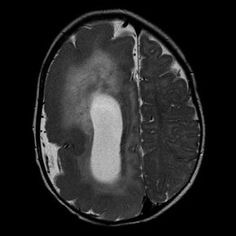
#> input picture Glioma/Te-gl_106.jpg, 236 x 236 px; its folder holds only this picture in this run
$ jupyter execute 01_segmentasi_glioma.ipynb   (shell and % lines are left out)
#> lines starting #> are read from the running program, lines starting #| are printed output that depends on the picture; after the words box and inside, x2 and y2 are one past the last pixel; in counts of white or black regions, pixels touching at a corner belong together
# Segmentasi Citra Glioma

Notebook ini melakukan segmentasi pada semua citra di folder `Glioma` menggunakan tiga metode:

- K-Means Clustering
- Fuzzy C-Means Clustering
- Gaussian Mixture Models

Hasil mask biner disimpan ke `Output/KMeans`, `Output/FCM`, dan `Output/GMM`. File overlay untuk pengecekan visual disimpan ke `Output/Overlay`.

## 1. Import Library

[cell 1]
from pathlib import Path
import warnings

import numpy as np
import pandas as pd
import matplotlib.pyplot as plt
from PIL import Image

from sklearn.cluster import KMeans
from sklearn.mixture import GaussianMixture

from scipy.ndimage import binary_fill_holes, distance_transform_edt
from skimage.color import rgb2gray
from skimage.exposure import equalize_adapthist
from skimage.filters import threshold_otsu
from skimage.measure import label, regionprops
from skimage.morphology import (
    binary_closing,
    binary_dilation,
    binary_opening,
    convex_hull_image,
    disk,
    remove_small_holes,
    remove_small_objects,
)
from skimage.segmentation import find_boundaries

warnings.filterwarnings("ignore", category=UserWarning)

## 2. Konfigurasi

Jika hasil segmentasi belum sesuai, parameter yang paling sering perlu disesuaikan adalah `N_CLUSTERS`, `CLUSTER_SELECTION`, `SKULL_STRIP_EROSION_RATIO`, dan batas connected component tumor.

[cell 2]
DATA_DIR = Path("Glioma")
OUTPUT_DIR = Path("Output")

MASK_DIRS = {
    "KMeans": OUTPUT_DIR / "KMeans",
    "FCM": OUTPUT_DIR / "FCM",
    "GMM": OUTPUT_DIR / "GMM",
}
OVERLAY_DIR = OUTPUT_DIR / "Overlay"

IMAGE_EXTENSIONS = {".jpg", ".jpeg", ".png", ".tif", ".tiff", ".bmp"}

# Jumlah cluster untuk setiap metode.
N_CLUSTERS = 4

# Strategi pemilihan cluster hasil segmentasi.
# Pilihan: "tumor_like", "brightest", "darkest", "largest", "smallest".
# tumor_like menilai setiap cluster berdasarkan komponen yang compact, terang, dan jauh dari skull/border.
CLUSTER_SELECTION = "tumor_like"

# Fuzzy C-Means.
FCM_M = 2.0
FCM_MAX_ITER = 200
FCM_TOL = 1e-5

# Pra-pemrosesan, skull stripping, dan cleanup mask.
USE_CLAHE = True
USE_SPATIAL_FEATURES = False
SPATIAL_WEIGHT = 0.15

# Radius erosi head mask untuk membuang tengkorak/ring luar.
SKULL_STRIP_EROSION_RATIO = 0.035
SKULL_STRIP_MIN_EROSION = 8
SKULL_STRIP_MAX_EROSION = 18

# Batas komponen tumor kandidat.
MIN_OBJECT_AREA_RATIO = 0.0015
MIN_HOLE_AREA_RATIO = 0.001
MAX_TUMOR_AREA_RATIO = 0.08
MAX_TUMOR_COMPONENTS = 1
MIN_COMPONENT_SOLIDITY = 0.25
MIN_COMPONENT_EXTENT = 0.15
MIN_COMPONENT_INTENSITY_PERCENTILE = 60
KEEP_LARGEST_COMPONENT = False

# Post-processing akhir mask tumor: sambung celah kontur luar lalu isi hole internal.
# Radius 8 membantu kasus seperti Te-gl_62, saat bagian luar hampir tersambung.
FILL_TUMOR_HOLES = True
TUMOR_OUTER_CONNECT_RADIUS = 8

# Refinement global untuk memperluas mask awal pada area tumor terang yang masih terpotong.
# Refinement memakai ROI lokal dari hull mask awal, threshold Otsu citra asli, dan komponen
# yang overlap dengan seed agar tidak bergantung pada nama sampel tertentu.
ENABLE_GLOBAL_REFINEMENT = True
GLOBAL_REFINEMENT_DILATION_RADIUS = 16
GLOBAL_REFINEMENT_THRESHOLD = "otsu"

RANDOM_STATE = 42

for path in [*MASK_DIRS.values(), OVERLAY_DIR]:
    path.mkdir(parents=True, exist_ok=True)

## 3. Fungsi Bantu

[cell 3]
def list_images(data_dir: Path) -> list[Path]:
    return sorted(
        path for path in data_dir.iterdir()
        if path.is_file() and path.suffix.lower() in IMAGE_EXTENSIONS
    )


def load_rgb_image(path: Path) -> np.ndarray:
    return np.asarray(Image.open(path).convert("RGB"))
#> returned value is the input picture: shape (236, 236, 3); min 0, max 208, mean 36.7


def normalize_image(image: np.ndarray) -> np.ndarray:
    image = image.astype(np.float64)
    return (image - image.min()) / (image.max() - image.min() + 1e-12)
#> returned value: shape (236, 236) float64


def to_gray_image(rgb: np.ndarray) -> np.ndarray:
    return normalize_image(rgb2gray(rgb))


def preprocess_image(gray: np.ndarray) -> np.ndarray:
    processed = normalize_image(gray)
    if USE_CLAHE:
        processed = equalize_adapthist(processed, clip_limit=0.03)
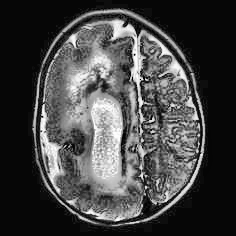
#> processed: shape (236, 236) float64; min 0, max 1, mean 0.272
        processed = normalize_image(processed)
    return processed


def keep_largest_region(mask: np.ndarray) -> np.ndarray:
    labeled = label(mask)
    regions = regionprops(labeled)
    if not regions:
        return mask
    largest = max(regions, key=lambda region: region.area)
    return labeled == largest.label


def estimate_brain_mask(gray: np.ndarray) -> np.ndarray:
    # Head mask dibuat dari foreground non-hitam, lalu dierosi berdasarkan distance transform.
    # Erosi ini membuang ring tengkorak dan area luar otak sebelum clustering dilakukan.
    positive_pixels = gray[gray > 0.01]
    if positive_pixels.size == 0:
        return np.ones_like(gray, dtype=bool)

    try:
        otsu_threshold = threshold_otsu(positive_pixels)
#> otsu_threshold = 0.474
    except ValueError:
        otsu_threshold = float(np.percentile(positive_pixels, 10))

    low_threshold = max(0.02, min(float(np.percentile(positive_pixels, 10)), otsu_threshold * 0.45))
#> low_threshold = 0.13
    head_mask = gray > low_threshold
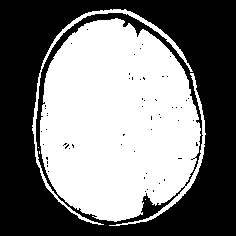
#> head_mask: shape (236, 236) bool; 48.5% white; 5 white regions (3 under 20 px), largest, box (x1, y1, x2, y2) and area: (40, 18, 206, 226) 25756, (32, 9, 193, 225) 1248
    head_mask = binary_closing(head_mask, disk(5))
#> head_mask: shape (236, 236) bool; 53.1% white; 2 black regions, box (x1, y1, x2, y2) and area: (0, 0, 236, 236) 25951, (142, 203, 157, 217) 153
    head_mask = binary_fill_holes(head_mask)
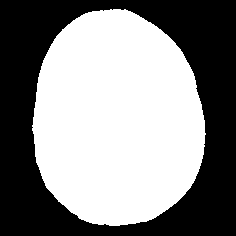
#> head_mask: shape (236, 236) bool; 53.4% white; 1 black region, box (x1, y1, x2, y2) and area: (0, 0, 236, 236) 25951
    head_mask = remove_small_objects(head_mask, min_size=max(64, int(gray.size * 0.02)))
    head_mask = remove_small_holes(head_mask, area_threshold=max(64, int(gray.size * 0.03)))
    head_mask = keep_largest_region(head_mask)
#> in keep_largest_region, `regions = regionprops(labeled)`: regions = 1 regions; box (x1, y1, x2, y2) and area: (32, 9, 206, 226) 29745

    erosion_radius = int(
        np.clip(
            round(min(gray.shape) * SKULL_STRIP_EROSION_RATIO),
            SKULL_STRIP_MIN_EROSION,
            SKULL_STRIP_MAX_EROSION,
        )
    )
    distance_map = distance_transform_edt(head_mask)
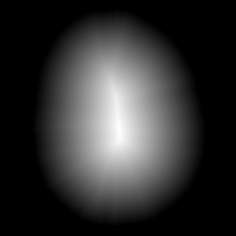
#> distance_map: shape (236, 236) float64; min 0, max 85.84, mean 16.8; drawn with min black and max white
    brain_core = distance_map > erosion_radius
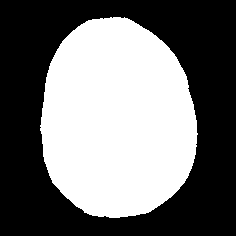
#> brain_core: shape (236, 236) bool; 45% white; 1 white region, box (x1, y1, x2, y2) and area: (40, 17, 198, 218) 25088
    brain_core = binary_opening(brain_core, disk(2))
#> brain_core: shape (236, 236) bool; 45% white; 1 white region, box (x1, y1, x2, y2) and area: (40, 17, 198, 218) 25087
    brain_core = binary_closing(brain_core, disk(4))
    brain_core = remove_small_objects(brain_core, min_size=max(64, int(gray.size * 0.02)))
    brain_core = remove_small_holes(brain_core, area_threshold=max(64, int(gray.size * 0.03)))
    brain_core = keep_largest_region(brain_core)
#> in keep_largest_region (call 2), `regions = regionprops(labeled)`: regions = 1 regions; box (x1, y1, x2, y2) and area: (40, 17, 198, 218) 25087

    if brain_core.sum() < max(128, head_mask.sum() * 0.2):
        fallback_radius = max(4, erosion_radius // 2)
        brain_core = keep_largest_region(distance_map > fallback_radius)

    if brain_core.sum() < 32:
        return np.ones_like(gray, dtype=bool)
    return brain_core.astype(bool)


def make_features(gray: np.ndarray, valid_mask: np.ndarray) -> tuple[np.ndarray, np.ndarray]:
    rows, cols = np.where(valid_mask)
    intensity = gray[valid_mask].reshape(-1, 1)

    if not USE_SPATIAL_FEATURES:
        return intensity, np.column_stack([rows, cols])

    y = rows / max(1, gray.shape[0] - 1)
    x = cols / max(1, gray.shape[1] - 1)
    spatial = np.column_stack([y, x]) * SPATIAL_WEIGHT
    features = np.column_stack([intensity, spatial])
    return features, np.column_stack([rows, cols])


# [21 lines left out: function select_cluster, not called in this run]


def labels_to_mask(
    labels: np.ndarray,
    selected_cluster: int,
    coords: np.ndarray,
    shape: tuple[int, int],
) -> np.ndarray:
    mask = np.zeros(shape, dtype=bool)
    selected_coords = coords[labels == selected_cluster]
    mask[selected_coords[:, 0], selected_coords[:, 1]] = True
    return mask


def postprocess_mask(mask: np.ndarray, valid_mask: np.ndarray) -> np.ndarray:
    min_area = max(8, int(mask.size * MIN_OBJECT_AREA_RATIO))
    hole_area = max(8, int(mask.size * MIN_HOLE_AREA_RATIO))
    cleaned = mask & valid_mask
    cleaned = binary_opening(cleaned, disk(1))
    cleaned = binary_closing(cleaned, disk(2))
    cleaned = remove_small_objects(cleaned, min_size=min_area)
    cleaned = remove_small_holes(cleaned, area_threshold=hole_area)
    if KEEP_LARGEST_COMPONENT:
        cleaned = keep_largest_region(cleaned)
    return cleaned.astype(bool)


def finalize_tumor_mask(mask: np.ndarray, valid_mask: np.ndarray) -> np.ndarray:
    min_area = max(8, int(mask.size * MIN_OBJECT_AREA_RATIO))
    cleaned = mask & valid_mask

    if TUMOR_OUTER_CONNECT_RADIUS > 0:
        cleaned = binary_closing(cleaned, disk(TUMOR_OUTER_CONNECT_RADIUS))
        cleaned = cleaned & valid_mask

    if FILL_TUMOR_HOLES:
        cleaned = binary_fill_holes(cleaned)
        cleaned = cleaned & valid_mask

    cleaned = remove_small_objects(cleaned, min_size=min_area)
    if KEEP_LARGEST_COMPONENT:
        cleaned = keep_largest_region(cleaned)
    return cleaned.astype(bool)


def keep_components_overlapping_seed(mask: np.ndarray, seed: np.ndarray) -> np.ndarray:
    labeled = label(mask)
    overlapping_labels = np.unique(labeled[seed])
    overlapping_labels = overlapping_labels[overlapping_labels != 0]

    if overlapping_labels.size == 0:
        regions = regionprops(labeled)
        if not regions:
            return np.zeros_like(mask, dtype=bool)
        largest = max(regions, key=lambda region: region.area)
        return (labeled == largest.label).astype(bool)

    return np.isin(labeled, overlapping_labels).astype(bool)


def resolve_refinement_threshold(values: np.ndarray, threshold: str) -> float:
    if threshold == "otsu":
        try:
            return float(threshold_otsu(values))
        except ValueError:
            return float(np.percentile(values, 60))

    if threshold.startswith("p"):
        return float(np.percentile(values, float(threshold[1:])))

    return float(threshold)


def apply_global_refinement(mask: np.ndarray, raw_gray: np.ndarray) -> np.ndarray:
    if not ENABLE_GLOBAL_REFINEMENT or mask.sum() == 0:
        return mask.astype(bool)

    seed_hull = convex_hull_image(mask)
    roi = binary_dilation(seed_hull, disk(GLOBAL_REFINEMENT_DILATION_RADIUS))
    if not roi.any():
        return mask.astype(bool)

    threshold = resolve_refinement_threshold(raw_gray[roi], GLOBAL_REFINEMENT_THRESHOLD)
    refined = (raw_gray >= threshold) & roi
    refined = keep_components_overlapping_seed(refined, mask)
    refined = binary_closing(refined, disk(2))
    refined = binary_fill_holes(refined)
    refined = remove_small_objects(
        refined,
        min_size=max(20, int(mask.size * MIN_OBJECT_AREA_RATIO)),
    )

    if refined.sum() == 0:
        return mask.astype(bool)
    return refined.astype(bool)


def score_and_select_tumor_components(
    mask: np.ndarray,
    raw_gray: np.ndarray,
    valid_mask: np.ndarray,
) -> tuple[np.ndarray, float]:
    labeled = label(mask)
    regions = regionprops(labeled, intensity_image=raw_gray)
    if not regions:
        return np.zeros_like(mask, dtype=bool), -np.inf

    valid_intensities = raw_gray[valid_mask]
    min_area = max(20, int(mask.size * MIN_OBJECT_AREA_RATIO))
    max_area = max(min_area + 1, int(valid_mask.sum() * MAX_TUMOR_AREA_RATIO))
    p_min = np.percentile(valid_intensities, MIN_COMPONENT_INTENSITY_PERCENTILE)
    p_high = np.percentile(valid_intensities, 95)
    distance_map = distance_transform_edt(valid_mask)
    max_distance = distance_map.max() + 1e-12

    scored_regions = []
    for region in regions:
        area = region.area
        bbox_area = (region.bbox[2] - region.bbox[0]) * (region.bbox[3] - region.bbox[1])
        extent = area / (bbox_area + 1e-12)
        solidity = region.solidity
        mean_intensity = float(region.mean_intensity)

        if area < min_area or area > max_area:
            continue
        if extent < MIN_COMPONENT_EXTENT or solidity < MIN_COMPONENT_SOLIDITY:
            continue
        if mean_intensity < p_min:
            continue

        coords = tuple(region.coords.T)
        distance_score = float(distance_map[coords].mean() / max_distance)
        area_score = min(area / (valid_mask.sum() * 0.025 + 1e-12), 1.0)
        intensity_score = (mean_intensity - p_min) / (p_high - p_min + 1e-12)
        compact_score = 0.55 * solidity + 0.45 * extent
        eccentricity_penalty = max(0.0, region.eccentricity - 0.92) * 2.0
        score = (
            2.5 * intensity_score
            + 1.4 * compact_score
            + 0.8 * area_score
            + 0.6 * distance_score
            - eccentricity_penalty
        )
        scored_regions.append((score, region.label))

    if not scored_regions:
        # Fallback lebih longgar agar notebook tetap menghasilkan mask saat karakter tumor berbeda.
        for region in regions:
            area = region.area
            if area < min_area or area > max_area:
                continue
            bbox_area = (region.bbox[2] - region.bbox[0]) * (region.bbox[3] - region.bbox[1])
            extent = area / (bbox_area + 1e-12)
            score = float(region.mean_intensity) + 0.4 * region.solidity + 0.2 * extent
            scored_regions.append((score, region.label))

    if not scored_regions:
        return np.zeros_like(mask, dtype=bool), -np.inf

    selected_labels = [
        region_label
        for _, region_label in sorted(scored_regions, reverse=True)[:MAX_TUMOR_COMPONENTS]
    ]
    selected_mask = np.isin(labeled, selected_labels)
    selected_mask = binary_closing(selected_mask, disk(2))
    selected_mask = remove_small_holes(
        selected_mask,
        area_threshold=max(8, int(mask.size * MIN_HOLE_AREA_RATIO)),
    )
    return selected_mask.astype(bool), float(max(score for score, _ in scored_regions))


def build_tumor_like_mask(
    labels: np.ndarray,
    coords: np.ndarray,
    shape: tuple[int, int],
    raw_gray: np.ndarray,
    valid_mask: np.ndarray,
) -> np.ndarray:
    best_mask = np.zeros(shape, dtype=bool)
    best_score = -np.inf

    for cluster_id in np.unique(labels):
        raw_cluster_mask = labels_to_mask(labels, int(cluster_id), coords, shape)
        cleaned_cluster_mask = postprocess_mask(raw_cluster_mask, valid_mask)
        candidate_mask, candidate_score = score_and_select_tumor_components(
            cleaned_cluster_mask,
            raw_gray,
            valid_mask,
        )
        if candidate_score > best_score and candidate_mask.sum() > 0:
            best_score = candidate_score
            best_mask = candidate_mask

    return best_mask.astype(bool)


def save_binary_mask(mask: np.ndarray, output_path: Path) -> None:
    Image.fromarray((mask.astype(np.uint8) * 255)).save(output_path)


def create_overlay(rgb: np.ndarray, mask: np.ndarray, alpha: float = 0.45) -> np.ndarray:
    overlay = rgb.astype(np.float64).copy()
    color = np.array([255, 0, 0], dtype=np.float64)
    overlay[mask] = (1 - alpha) * overlay[mask] + alpha * color
    boundaries = find_boundaries(mask, mode="outer")
    overlay[boundaries] = np.array([255, 255, 0], dtype=np.float64)
    return np.clip(overlay, 0, 255).astype(np.uint8)

## 4. Implementasi Metode Segmentasi

[cell 4]
def run_kmeans(features: np.ndarray, n_clusters: int) -> np.ndarray:
    model = KMeans(
        n_clusters=n_clusters,
        n_init=10,
        random_state=RANDOM_STATE,
    )
    return model.fit_predict(features)


def run_fuzzy_c_means(
    features: np.ndarray,
    n_clusters: int,
    m: float = FCM_M,
    max_iter: int = FCM_MAX_ITER,
    tol: float = FCM_TOL,
) -> np.ndarray:
    if m <= 1:
        raise ValueError("Parameter fuzziness m harus lebih besar dari 1.")

    rng = np.random.default_rng(RANDOM_STATE)
    n_samples = features.shape[0]
    membership = rng.random((n_samples, n_clusters))
    membership = membership / membership.sum(axis=1, keepdims=True)

    for _ in range(max_iter):
        previous_membership = membership.copy()
        membership_m = membership ** m
        centers = (membership_m.T @ features) / (membership_m.sum(axis=0)[:, None] + 1e-12)

        distances = np.linalg.norm(features[:, None, :] - centers[None, :, :], axis=2)
        distances = np.maximum(distances, np.finfo(np.float64).eps)
        inv_distances = distances ** (-2.0 / (m - 1.0))
        membership = inv_distances / inv_distances.sum(axis=1, keepdims=True)

        if np.linalg.norm(membership - previous_membership) < tol:
            break

    return membership.argmax(axis=1)


def run_gmm(features: np.ndarray, n_clusters: int) -> np.ndarray:
    model = GaussianMixture(
        n_components=n_clusters,
        covariance_type="full",
        n_init=3,
        random_state=RANDOM_STATE,
    )
    return model.fit_predict(features)


def segment_single_image(image_path: Path) -> dict[str, np.ndarray]:
    rgb = load_rgb_image(image_path)
    raw_gray = to_gray_image(rgb)
    gray = preprocess_image(raw_gray)
    valid_mask = estimate_brain_mask(raw_gray)
    features, coords = make_features(gray, valid_mask)
#> coords = 25087 pairs, first value 17 to 217, second value 40 to 197
    gray_values = gray[valid_mask]

    if features.shape[0] < 2:
        empty = np.zeros(gray.shape, dtype=bool)
        return {"KMeans": empty, "FCM": empty, "GMM": empty}

    n_clusters = min(N_CLUSTERS, features.shape[0])
    method_labels = {
        "KMeans": run_kmeans(features, n_clusters),
        "FCM": run_fuzzy_c_means(features, n_clusters),
        "GMM": run_gmm(features, n_clusters),
    }
#> the loop in run_fuzzy_c_means, `for _ in range(max_iter):` made 85 passes
#> centers on passes 1 to 8: [0.501, 0.5, 0.498, 0.5], [0.505, 0.5, 0.494, 0.501], [0.519, 0.499, 0.478, 0.503], [0.556, 0.498, 0.442, 0.513], [0.617, 0.492, 0.389, 0.535], [0.683, 0.477, 0.337, 0.56], [0.739, 0.461, 0.293, 0.577], [0.781, 0.446, 0.261, 0.589]

    masks = {}
    for method_name, labels in method_labels.items():
        if CLUSTER_SELECTION == "tumor_like":
            mask = build_tumor_like_mask(
                labels,
                coords,
                gray.shape,
                raw_gray,
                valid_mask,
            )
        else:
            selected_cluster = select_cluster(labels, gray_values, CLUSTER_SELECTION)
            raw_mask = labels_to_mask(labels, selected_cluster, coords, gray.shape)
            mask = postprocess_mask(raw_mask, valid_mask)

        final_mask = finalize_tumor_mask(mask, valid_mask)
        final_mask = apply_global_refinement(final_mask, raw_gray)
        masks[method_name] = final_mask
#> this loop made 3 passes
#> method_name on passes 1 to 3: 'KMeans', 'FCM', 'GMM'
#> pass 1, in postprocess_mask, `cleaned = remove_small_objects(cleaned, min_size=min_area)`:
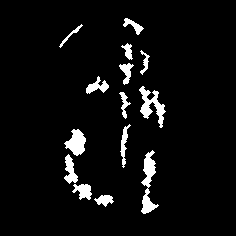
#> cleaned: shape (236, 236) bool; 5.3% white; 14 white regions, largest, box (x1, y1, x2, y2) and area: (141, 150, 159, 214) 502, (139, 86, 166, 128) 449, (64, 129, 86, 156) 357
#> after the loop:
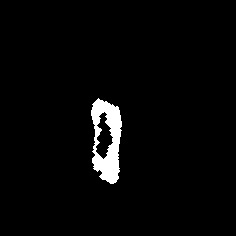
#> mask: shape (236, 236) bool; 2.8% white; 1 white region, box (x1, y1, x2, y2) and area: (91, 98, 122, 184) 1576
#> after the loop, masks = 3 items

    return masks

## 5. Jalankan Segmentasi untuk Semua Citra

[cell 5]
image_paths = list_images(DATA_DIR)
if not image_paths:
    raise FileNotFoundError(f"Tidak ada file citra di folder: {DATA_DIR.resolve()}")

records = []

for image_path in image_paths:
    rgb = load_rgb_image(image_path)
    masks = segment_single_image(image_path)
#> masks = 3 items

    for method_name, mask in masks.items():
        mask_path = MASK_DIRS[method_name] / f"{image_path.stem}.png"
        overlay_path = OVERLAY_DIR / f"{image_path.stem}_{method_name}_overlay.png"

        save_binary_mask(mask, mask_path)
        Image.fromarray(create_overlay(rgb, mask)).save(overlay_path)

        records.append({
            "Image": image_path.name,
            "Method": method_name,
            "Mask Path": str(mask_path),
            "Overlay Path": str(overlay_path),
            "Foreground Pixels": int(mask.sum()),
            "Foreground Ratio": float(mask.mean()),
        })
#> this loop made 3 passes
#> pass 1, in save_binary_mask, `Image.fromarray((mask.astype(np.uint8) * 255)).save(output_path)`:
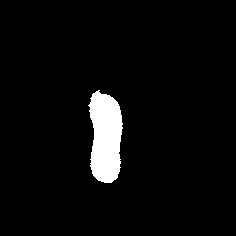
#> saved as Te-gl_106.png: PIL image 236x236 L; 4.4% white; 1 white region, box (x1, y1, x2, y2) and area: (88, 90, 123, 183) 2458
#> pass 1, `Image.fromarray(create_overlay(rgb, mask)).save(overlay_path)`:
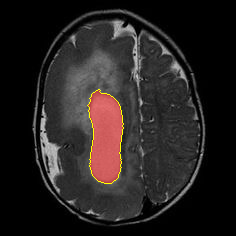
#> saved as Te-gl_106_KMeans_overlay.png: PIL image 236x236 RGB; mean R, G, B 38.9, 33.8, 32.8
#> after the loop, records = 3 items

segmentasi_df = pd.DataFrame(records)
#> segmentasi_df = table of 3 rows and 6 columns
segmentasi_df
#> Out = table of 3 rows and 6 columns

## 6. Preview Hasil Segmentasi

[cell 6]
sample_path = image_paths[0]
sample_rgb = load_rgb_image(sample_path)
sample_masks = {method: np.asarray(Image.open(MASK_DIRS[method] / f"{sample_path.stem}.png").convert("L")) > 127 for method in MASK_DIRS}
#> sample_masks = 3 items

fig, axes = plt.subplots(1, 4, figsize=(16, 4))
axes[0].imshow(sample_rgb)
axes[0].set_title(f"Original\n{sample_path.name}")
axes[0].axis("off")

for ax, (method_name, mask) in zip(axes[1:], sample_masks.items()):
    ax.imshow(mask, cmap="gray")
    ax.set_title(method_name)
    ax.axis("off")

plt.tight_layout()
plt.show()
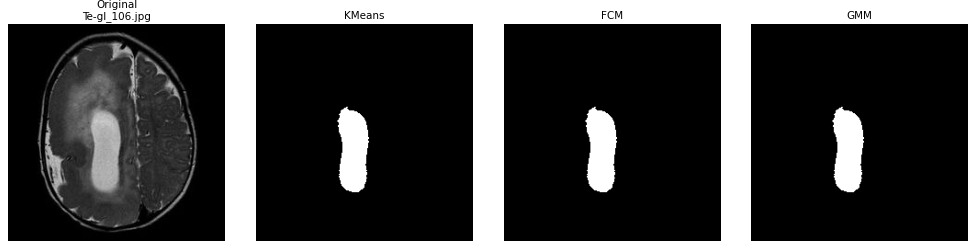
#> figure drawn by matplotlib, 4 panels
